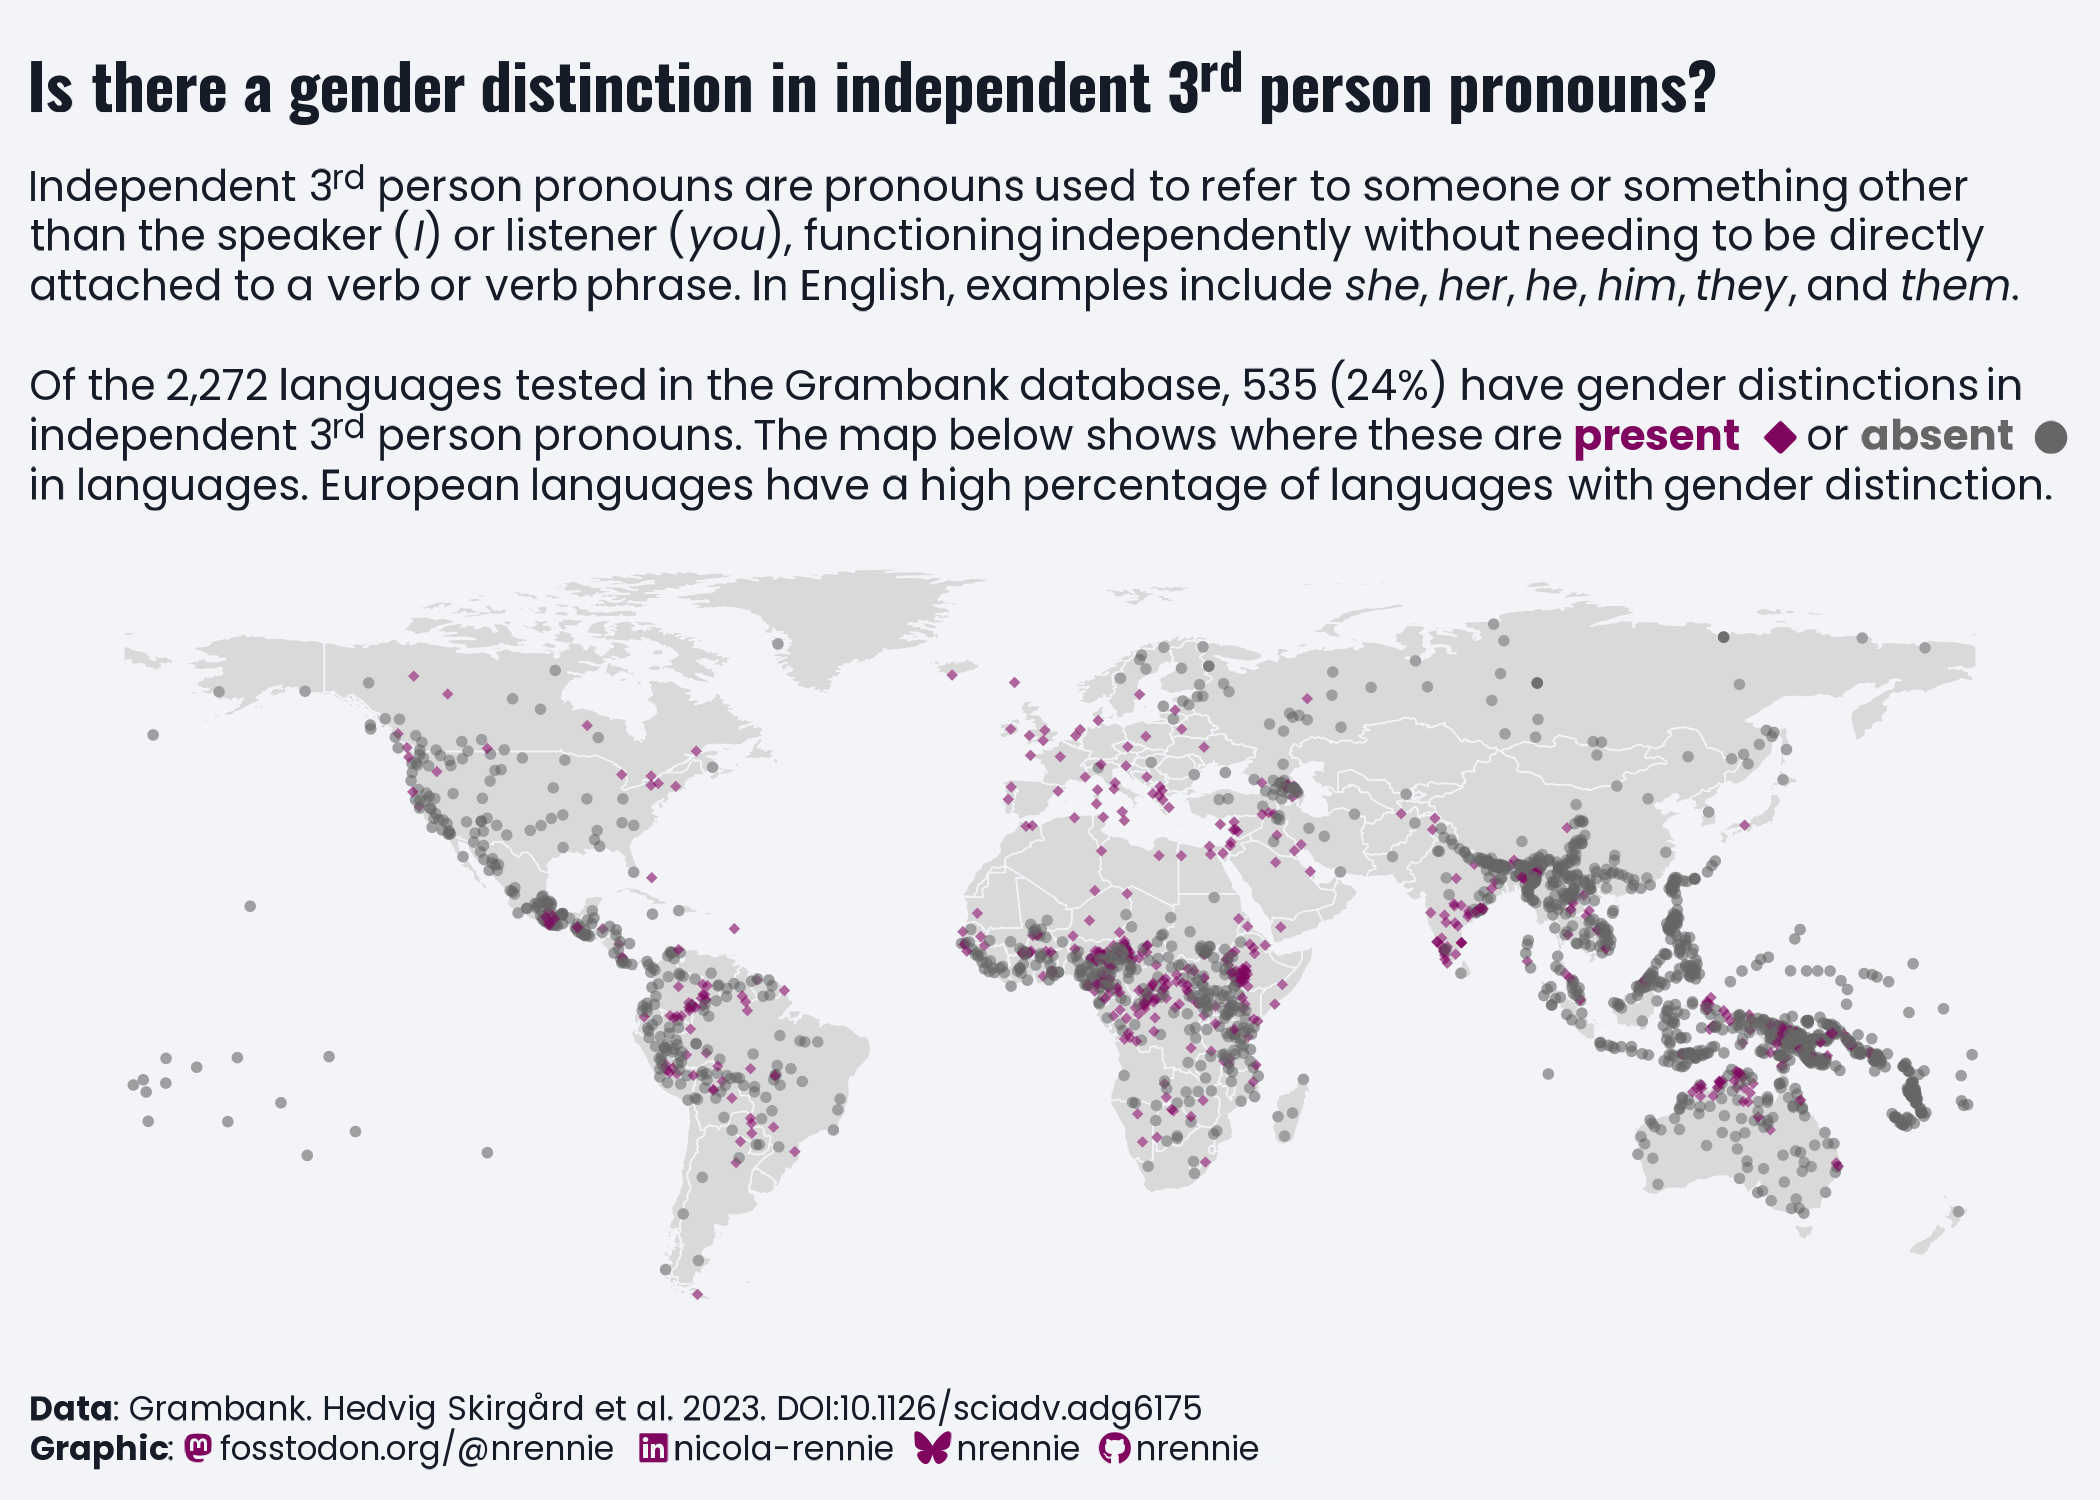

The R source for this figure:
# Load packages -----------------------------------------------------------

library(tidyverse)
library(showtext)
library(ggtext)
library(nrBrand)
library(glue)
library(ggview)
library(rnaturalearth)


# Load data ---------------------------------------------------------------

tuesdata <- tidytuesdayR::tt_load("2026-11-03")
grambank_languages <- tuesdata$grambank_languages
grambank_parameters <- tuesdata$grambank_parameters
grambank_values <- tuesdata$grambank_values

world <- ne_countries(scale = "medium", returnclass = "sf") |> 
  filter(sovereignt != "Antarctica")

# Load fonts --------------------------------------------------------------

font_add_google("Oswald")
font_add("Poppins",
         regular = "fonts/Poppins/Poppins-Regular.ttf",
         italic = "fonts/Poppins/Poppins-Italic.ttf",
         bold = "fonts/Poppins/Poppins-Bold.ttf",
         bolditalic = "fonts/Poppins/Poppins-BoldItalic.ttf"
)
font_add("FA",
         regular = "fonts/Font Awesome 6 Free-Solid-900.otf"
)
showtext_auto()
showtext_opts(dpi = 300)
title_font <- "Oswald"
body_font <- "Poppins"


# Define colours and fonts-------------------------------------------------

bg_col <- "#F2F4F8"
text_col <- "#151C28"
highlight_col <- "#7F055F"


# Data wrangling ----------------------------------------------------------

param_choice <- grambank_parameters |>
  filter(str_detect(feature_name, "gender")) |>
  filter(str_detect(feature_name, "pronoun")) 

plot_data <- grambank_values |>
  filter(parameter_id == param_choice$parameter_id) |>
  select(language_id, value) |>
  left_join(
    grambank_languages,
    by = "language_id"
  ) |> 
  drop_na()


# Define text -------------------------------------------------------------

social <- nrBrand::social_caption(
  bg_colour = bg_col,
  icon_colour = highlight_col,
  font_colour = text_col,
  font_family = body_font
)

icon_y <- glue("<span style='font-size:8pt;font-family:\"FA\";color:{highlight_col};'>&#xf219;</span>")
icon_n <- glue("<span style='font-size:8pt;font-family:\"FA\";color:grey40;'>&#xf111;</span> ")

title <- "Is there a gender distinction in independent 3<sup>rd</sup> person pronouns?"
st <- glue("Independent 3<sup>rd</sup> person pronouns are pronouns used to refer to someone or something other than the speaker (*I*) or listener (*you*), functioning independently without needing to be directly attached to a verb or verb phrase. In English, examples include *she*, *her*, *he*, *him*, *they*, and *them*.<br><br>Of the {formatC(nrow(plot_data), big.mark=',')} languages tested in the Grambank database, {sum(plot_data$value)} ({round(100*sum(plot_data$value)/nrow(plot_data))}%) have gender distinctions in independent 3<sup>rd</sup> person pronouns. The map below shows where these are <span style='color:{highlight_col}'>**present**</span> {icon_y} or <span style='color:grey40'>**absent**</span> {icon_n} in languages. European languages have a high percentage of languages with gender distinction.")
cap <- source_caption(source = "Grambank. Hedvig Skirgård et al. 2023. DOI:10.1126/sciadv.adg6175", graphic = social)


# Plot --------------------------------------------------------------------

ggplot() +
  geom_sf(data = world, fill = "grey85", colour = bg_col) +
  geom_point(
    data = plot_data,
    mapping = aes(x = longitude, y = latitude, 
                  shape = as.character(value)),
    colour = bg_col,
    fill = bg_col,
    size = 1
  ) +
  geom_point(
    data = plot_data,
    mapping = aes(x = longitude, y = latitude, 
                  colour = as.character(value),
                  fill = as.character(value),
                  shape = as.character(value)),
    size = 1,
    alpha = 0.6
  ) +
  scale_shape_manual(
    values = c("1" = 18, "0" = 16)
  ) +
  scale_fill_manual(
    values = c("1" = highlight_col, "0" = "grey40")
  ) +
  scale_colour_manual(
    values = c("1" = highlight_col, "0" = "grey40")
  ) +
  labs(title = title,
       subtitle = st,
       caption = cap) +
  theme_void(base_size = 10, base_family = body_font) +
  theme(
    legend.position = "none",
    plot.margin = margin(5, 7.5, 5, 7.5),
    plot.title.position = "plot",
    plot.caption.position = "plot",
    plot.background = element_rect(fill = bg_col, colour = bg_col),
    panel.background = element_rect(fill = bg_col, colour = bg_col),
    plot.title = element_textbox_simple(
      colour = text_col,
      hjust = 0,
      halign = 0,
      margin = margin(b = 5, t = 5),
      family = title_font,
      face = "bold",
      size = rel(1.5)
    ),
    plot.subtitle = element_textbox_simple(
      colour = text_col,
      hjust = 0,
      halign = 0,
      margin = margin(b = 5, t = 5),
      family = body_font
    ),
    plot.caption = element_textbox_simple(
      colour = text_col,
      hjust = 0,
      halign = 0,
      margin = margin(b = 0, t = 10),
      family = body_font
    ),
    strip.text = element_textbox_simple(
      face = "bold",
      margin = margin(t = 10),
      size = rel(0.9)
    ),
    panel.grid.minor = element_blank()
  ) +
  canvas(
    width = 7, height = 5,
    units = "in", bg = bg_col,
    dpi = 300
  ) -> p


# Save --------------------------------------------------------------------

save_ggplot(
  plot = p,
  file = file.path("2026", "2026-11-03", paste0("20261103", ".png"))
)
